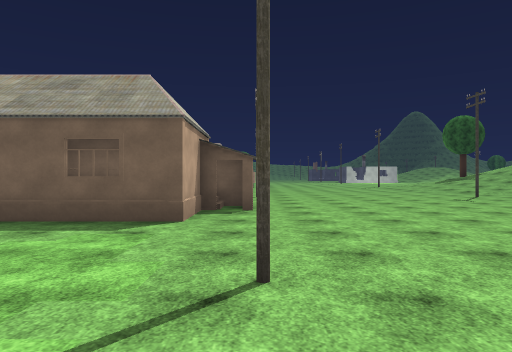
View 1 (above)

24 first-person views from a walk through a scene from a Unity 3-D project. The camera is 1.2 m above the floor, looks level and sees 70° across. The floor is counted in squares, 2 m on a side. Each view is taken from the middle of a square. On the plan, view 1 faces up. The plan holds only what a view shows up to about 10 squares ahead; the rest is blank. The place goes on beyond the plan. Some trees and plants on the terrain are drawn as simple stand-ins. The player character is not drawn. Some surface patterns are stand-ins.

View 2
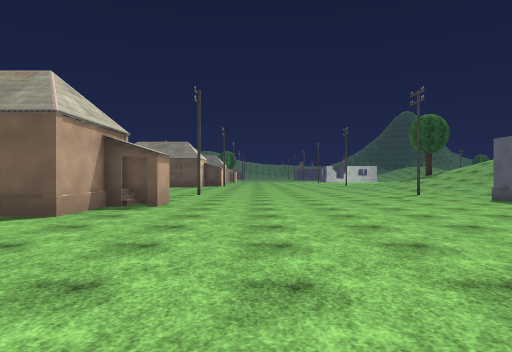

View 3
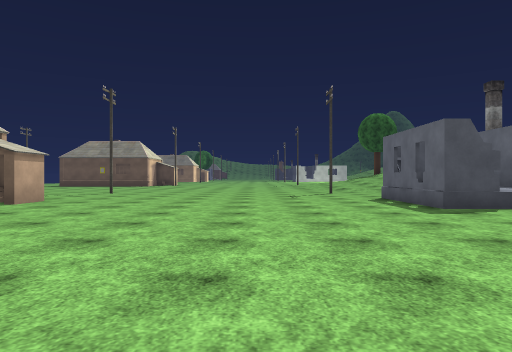

View 4
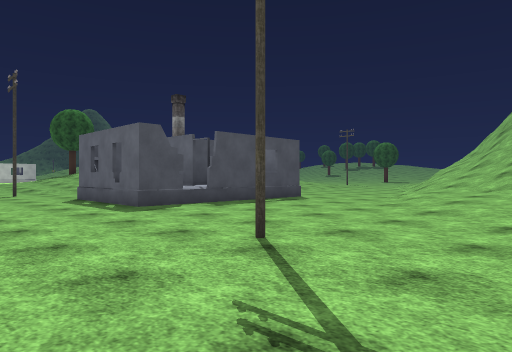

View 5
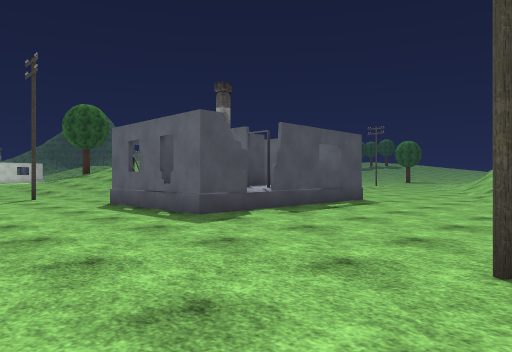

View 6
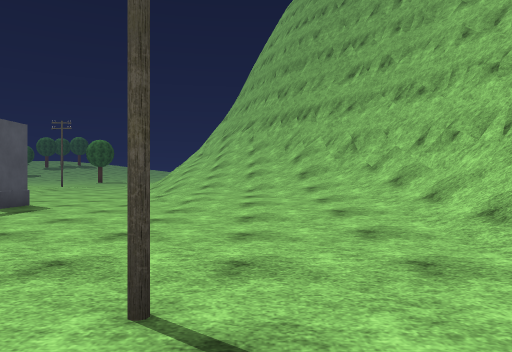

View 7
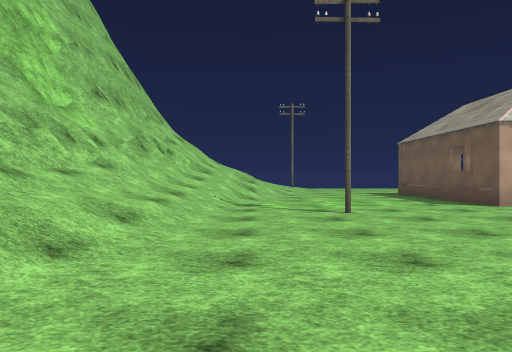

View 8
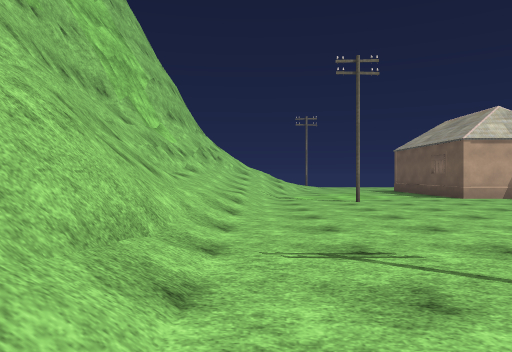

View 9
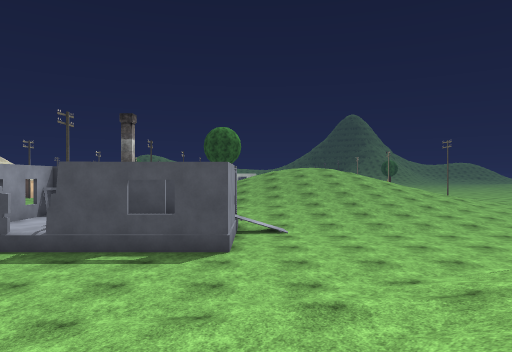

View 10
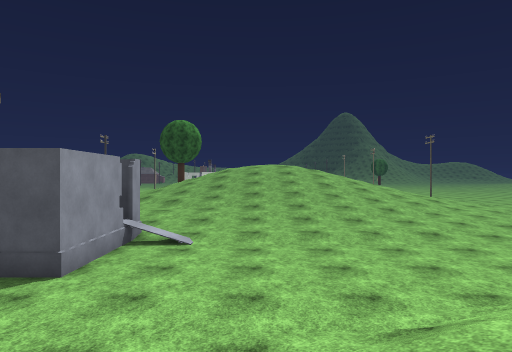

View 11
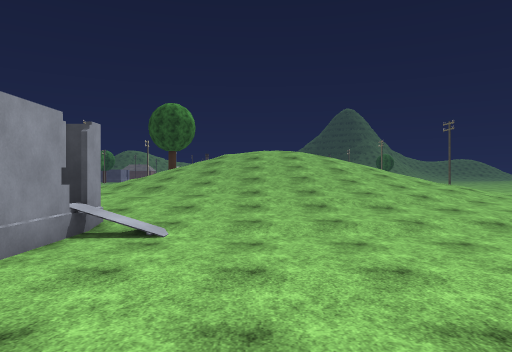

View 12
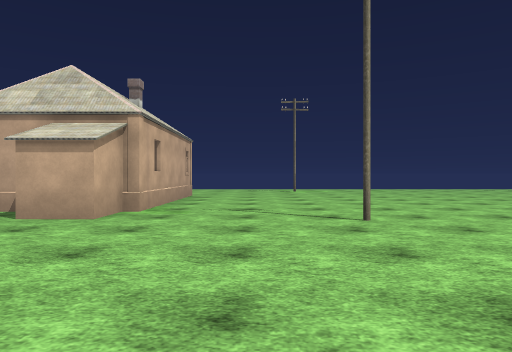

View 13
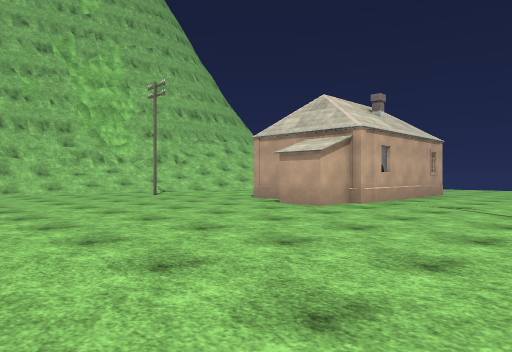

View 14
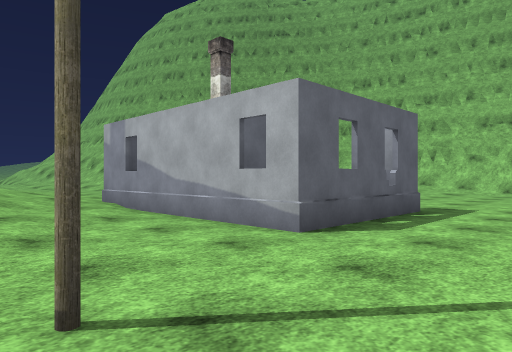

View 15
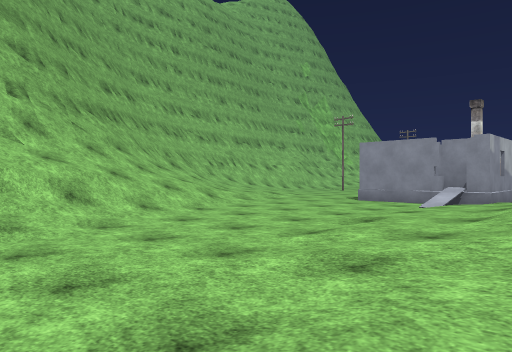

View 16
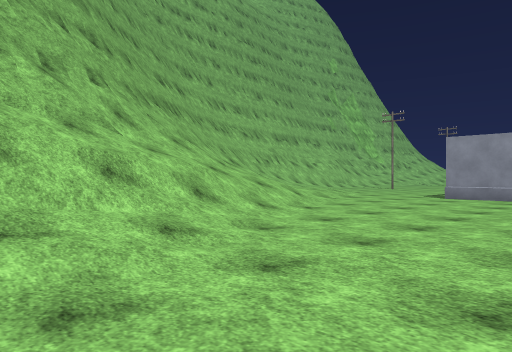

View 17
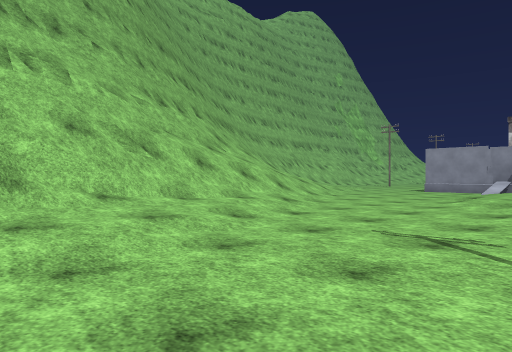

View 18
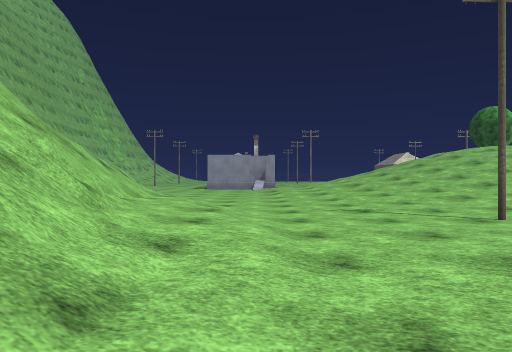

View 19
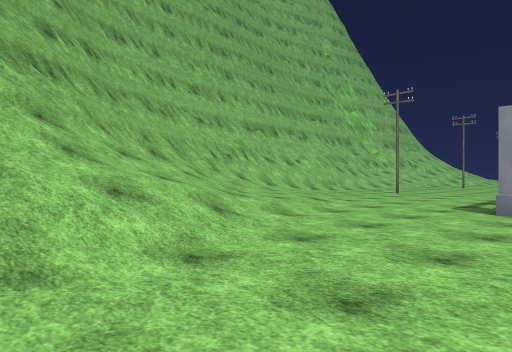

View 20
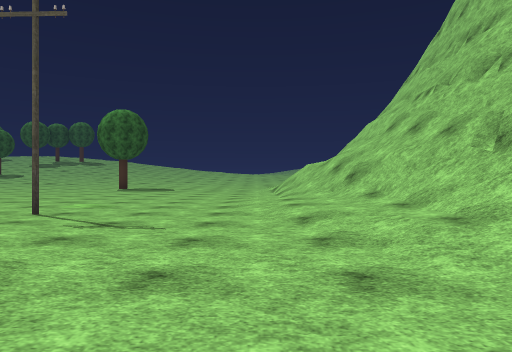

View 21
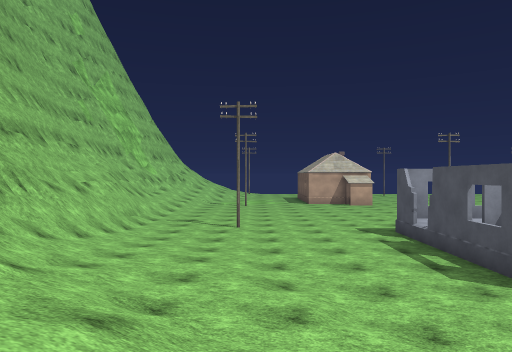

View 22
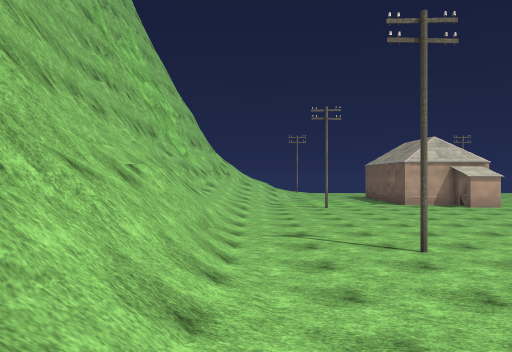

View 23
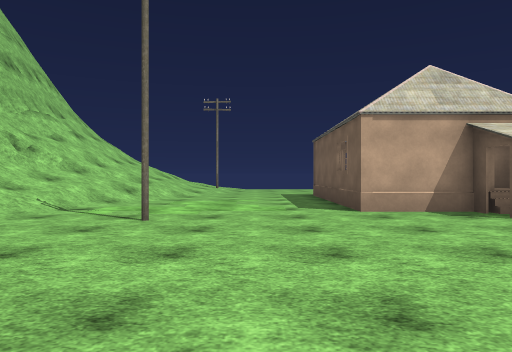

View 24
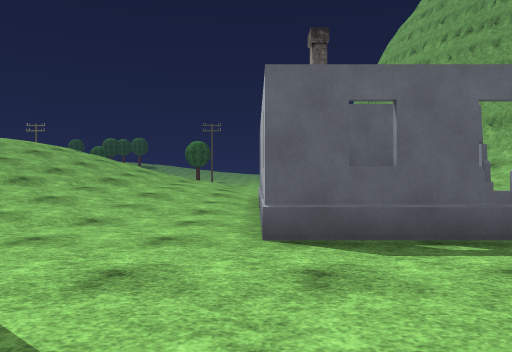

### Floor plan
Key: @ floor where view 1 was taken; # wall or solid block; . main floor; : floor 0.75 m higher than the main floor; + floor 1.5 m higher than the main floor; / step, stairs or slope; = window, fence, low wall or low ledge; H house; P pole.
Columns run from 4 left of view 1 to 31 right of it. Each row starts with its distance up from view 1.
 13 ............P...../::+:::..........
 12 ....P.......P.......::::......P....
 11 ...................................
 10 .............H##H#.................
  9 HHHH.........HHHHH..................
  8 HHHHH.......HHHH.H.............../
  7 H  H........HHHHHH............=////
  6 HHHH....................//////###==
  5 ......................//////=######
  4 ...................../////=####  #
  3 ............P.......//////###
  2 ....P.......P......////#####
  1 /.................///=###
  0 ////@/..........///=####
 -1 #=////:://#=////##=##
 -2 ======///==#=##=#####
 -3 #####==########  #
 -4     #####

Where each view was taken, in squares from view 1:
view 1: 0 up, 0 right, facing up
view 2: 0 up, 2 right, facing up
view 3: 0 up, 5 right, facing up
view 4: 0 up, 5 right, facing up-right
view 5: 2 up, 5 right, facing up-right
view 6: 2 up, 6 right, facing right
view 7: 1 up, 6 right, facing left
view 8: 0 up, 9 right, facing left
view 9: 0 up, 14 right, facing up
view 10: 2 up, 16 right, facing up
view 11: 4 up, 16 right, facing up
view 12: 11 up, 5 right, facing left
view 13: 13 up, 6 right, facing down-left
view 14: 13 up, 6 right, facing down-right
view 15: 12 up, 23 right, facing down-left
view 16: 10 up, 24 right, facing down-left
view 17: 12 up, 28 right, facing down-left
view 18: 9 up, 31 right, facing left
view 19: 8 up, 20 right, facing down-left
view 20: 9 up, 20 right, facing right
view 21: 3 up, 18 right, facing left
view 22: 0 up, 13 right, facing left
view 23: 4 up, 5 right, facing left
view 24: 10 up, 5 right, facing right
